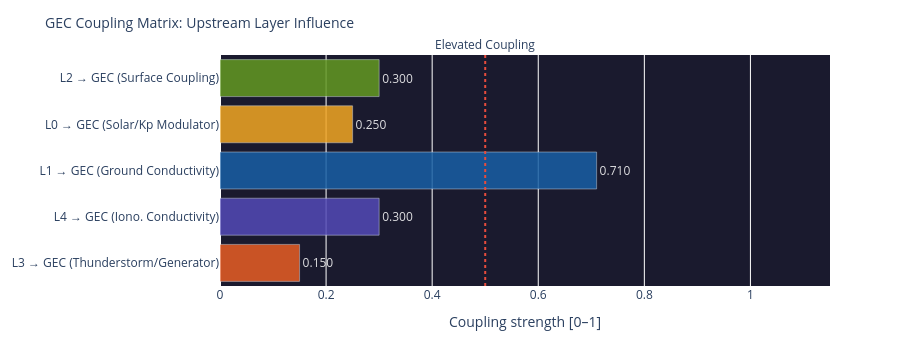

Notebook code cell kept with this figure:
### Code cell
# ============================================================
# COUPLING MATRIX – How strongly does each layer influence the GEC?
# ============================================================

# Coupling strengths (0–1) from upstream layer scores
def safe(v, default=0.0):
    return float(v) if v is not None else default

coupling = {
    'L3 → GEC\n(Thunderstorm/Generator)':    safe(l3_thunder_score, 0.15),
    'L4 → GEC\n(Iono. Conductivity)':    safe(l4_ioniz, 0.3),
    'L1 → GEC\n(Ground Conductivity)':   0.71,   # stabil (Ozeananteil)
    'L0 → GEC\n(Solar/Kp Modulator)':    safe(layer0.get('score') if layer0 else None, 0.25),
    'L2 → GEC\n(Surface Coupling)':      safe(layer2.get('components',{}).get('Elec. Surface Coupling',{}).get('score') if layer2 else None, 0.3),
}

names  = list(coupling.keys())
values = list(coupling.values())
colors = ['#E85D24','#534AB7','#185FA5','#F2A623','#639922']

fig = go.Figure(go.Bar(
    x=values, y=names,
    orientation='h',
    marker_color=colors, opacity=0.85,
    text=[f'{v:.3f}' for v in values],
    textposition='outside',
    textfont=dict(color='white')
))
fig.add_vline(x=0.5, line_dash='dot', line_color='#e74c3c',
              annotation_text='Elevated Coupling', annotation_position='top')
fig.update_layout(
    title=dict(text='GEC Coupling Matrix: Upstream Layer Influence', font=dict(size=14)),
    xaxis=dict(title='Coupling strength [0–1]', range=[0, 1.15]),
    height=340, plot_bgcolor='#1a1a2e', paper_bgcolor='rgba(0,0,0,0)',
    margin=dict(l=180, r=70, t=55, b=40)
)
fig.show()

### Figure 1 — Plotly figure (JSON) as saved in the notebook; plotly's stock layout.template omitted (floating-point values rounded to 4 significant figures)
{"data": [{"marker": {"color": ["#E85D24", "#534AB7", "#185FA5", "#F2A623", "#639922"]}, "opacity": 0.85, "orientation": "h", "text": ["0.150", "0.300", "0.710", "0.250", "0.300"], "textfont": {"color": "white"}, "textposition": "outside", "type": "bar", "x": [0.15, 0.3, 0.71, 0.25, 0.3], "y": ["L3 → GEC\n(Thunderstorm/Generator)", "L4 → GEC\n(Iono. Conductivity)", "L1 → GEC\n(Ground Conductivity)", "L0 → GEC\n(Solar/Kp Modulator)", "L2 → GEC\n(Surface Coupling)"]}], "layout": {"annotations": [{"showarrow": false, "text": "Elevated Coupling", "x": 0.5, "xanchor": "center", "xref": "x", "y": 1, "yanchor": "bottom", "yref": "y domain"}], "height": 340, "margin": {"b": 40, "l": 180, "r": 70, "t": 55}, "paper_bgcolor": "rgba(0,0,0,0)", "plot_bgcolor": "#1a1a2e", "shapes": [{"line": {"color": "#e74c3c", "dash": "dot"}, "type": "line", "x0": 0.5, "x1": 0.5, "xref": "x", "y0": 0, "y1": 1, "yref": "y domain"}], "title": {"font": {"size": 14}, "text": "GEC Coupling Matrix: Upstream Layer Influence"}, "xaxis": {"range": [0, 1.15], "title": {"text": "Coupling strength [0–1]"}}}}
